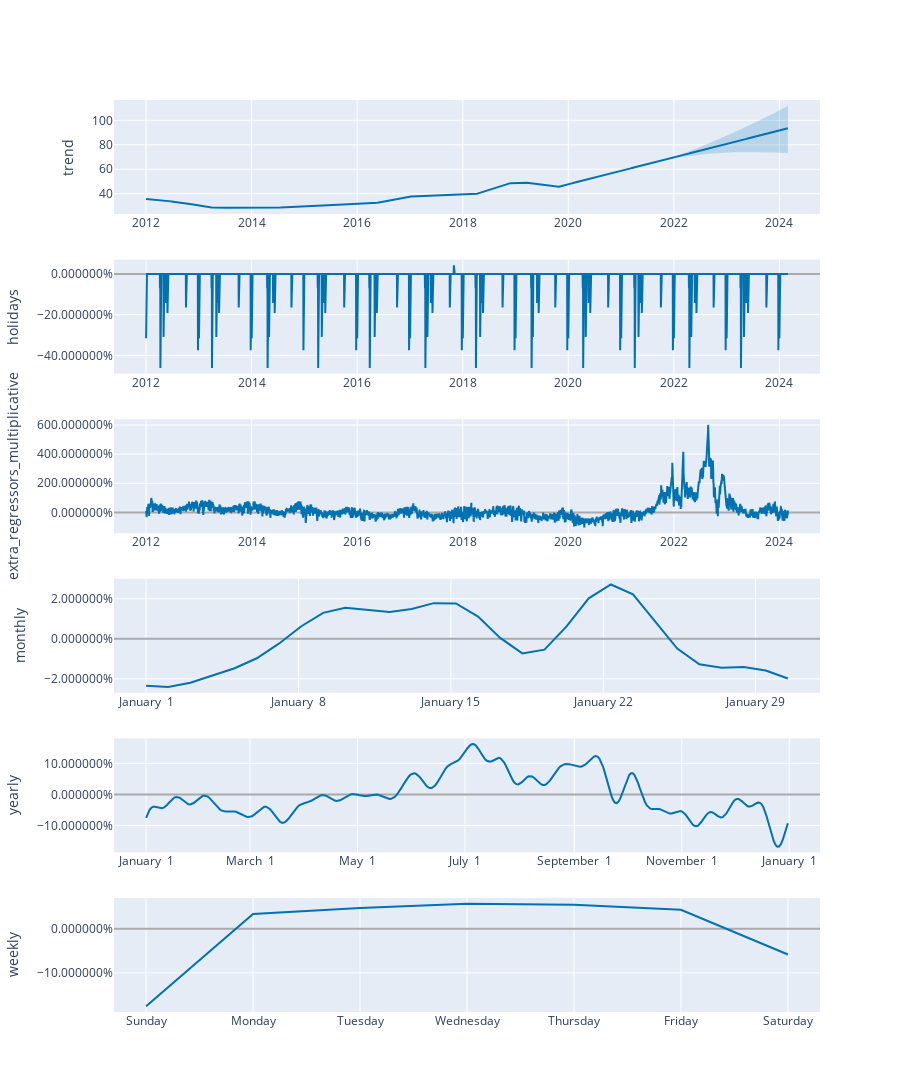

This figure's notebook cell:
### Code cell
# Python
plot_components_plotly(m, forecast)

### Figure 1 — Plotly figure (JSON) as saved in the notebook; plotly's stock layout.template omitted (floating-point values rounded to 4 significant figures; data arrays with more than 128 entries replaced by an {"elided": "..."} marker saying what was removed)
{"data": [{"line": {"color": "#0072B2", "width": 2}, "mode": "lines", "name": "trend", "type": "scatter", "x": {"elided": "4439 str values"}, "xaxis": "x", "y": {"elided": "4439 float values"}, "yaxis": "y"}, {"line": {"color": "rgba(0, 114, 178, 0.2)", "width": 0}, "mode": "lines", "name": "trend_upper", "type": "scatter", "x": {"elided": "4439 str values"}, "xaxis": "x", "y": {"elided": "4439 float values"}, "yaxis": "y"}, {"fill": "tonexty", "fillcolor": "rgba(0, 114, 178, 0.2)", "line": {"color": "rgba(0, 114, 178, 0.2)", "width": 0}, "mode": "lines", "name": "trend_lower", "type": "scatter", "x": {"elided": "4439 str values"}, "xaxis": "x", "y": {"elided": "4439 float values"}, "yaxis": "y"}, {"line": {"color": "#0072B2", "width": 2}, "mode": "lines", "name": "holidays", "text": {"elided": "4439 str values"}, "type": "scatter", "x": {"elided": "4439 str values"}, "xaxis": "x2", "y": {"elided": "4439 float values"}, "yaxis": "y2"}, {"line": {"color": "#0072B2", "width": 2}, "mode": "lines", "name": "extra_regressors_multiplicative", "type": "scatter", "x": {"elided": "4439 str values"}, "xaxis": "x3", "y": {"elided": "4439 float values"}, "yaxis": "y3"}, {"line": {"color": "#0072B2", "width": 2}, "mode": "lines", "name": "monthly", "type": "scatter", "x": ["2017-01-01T00:00:00", "2017-01-02T00:24:00", "2017-01-03T00:48:00", "2017-01-04T01:12:00", "2017-01-05T01:36:00", "2017-01-06T02:00:00", "2017-01-07T02:24:00", "2017-01-08T02:48:00", "2017-01-09T03:12:00", "2017-01-10T03:36:00", "2017-01-11T04:00:00", "2017-01-12T04:24:00", "2017-01-13T04:48:00", "2017-01-14T05:12:00", "2017-01-15T05:36:00", "2017-01-16T06:00:00", "2017-01-17T06:24:00", "2017-01-18T06:48:00", "2017-01-19T07:12:00", "2017-01-20T07:36:00", "2017-01-21T08:00:00", "2017-01-22T08:24:00", "2017-01-23T08:48:00", "2017-01-24T09:12:00", "2017-01-25T09:36:00", "2017-01-26T10:00:00", "2017-01-27T10:24:00", "2017-01-28T10:48:00", "2017-01-29T11:12:00", "2017-01-30T11:36:00"], "xaxis": "x4", "y": [-0.02342, -0.02411, -0.02191, -0.01848, -0.01471, -0.009711, -0.002422, 0.006167, 0.01299, 0.01553, 0.01449, 0.01337, 0.01488, 0.01781, 0.01765, 0.01114, 0.0004502, -0.007269, -0.005408, 0.006189, 0.02022, 0.02713, 0.02224, 0.008901, -0.004836, -0.01272, -0.01441, -0.01412, -0.01581, -0.01983], "yaxis": "y4"}, {"line": {"color": "#0072B2", "width": 2}, "mode": "lines", "name": "yearly", "type": "scatter", "x": {"elided": "365 str values"}, "xaxis": "x5", "y": {"elided": "365 float values"}, "yaxis": "y5"}, {"line": {"color": "#0072B2", "width": 2}, "mode": "lines", "name": "weekly", "type": "scatter", "x": ["2017-01-01T00:00:00", "2017-01-02T00:00:00", "2017-01-03T00:00:00", "2017-01-04T00:00:00", "2017-01-05T00:00:00", "2017-01-06T00:00:00", "2017-01-07T00:00:00"], "xaxis": "x6", "y": [-0.1757, 0.03336, 0.04681, 0.05661, 0.0544, 0.04297, -0.05843], "yaxis": "y6"}], "layout": {"height": 1200, "showlegend": false, "width": 900, "xaxis": {"anchor": "y", "domain": [0, 1], "range": ["2011-05-23T21:36:00", "2024-10-08T02:24:00"], "type": "date"}, "xaxis2": {"anchor": "y2", "domain": [0, 1], "range": ["2011-05-23T21:36:00", "2024-10-08T02:24:00"], "type": "date"}, "xaxis3": {"anchor": "y3", "domain": [0, 1], "range": ["2011-05-23T21:36:00", "2024-10-08T02:24:00"], "type": "date"}, "xaxis4": {"anchor": "y4", "domain": [0, 1], "range": ["2016-12-30T12:37:12", "2017-01-31T22:58:48"], "tickformat": "%B %e", "type": "date"}, "xaxis5": {"anchor": "y5", "domain": [0, 1], "range": ["2016-12-13T18:54:02.958904115", "2018-01-18T11:04:57.863013581"], "tickformat": "%B %e", "type": "date"}, "xaxis6": {"anchor": "y6", "domain": [0, 1], "range": ["2016-12-31T16:48:00", "2017-01-07T07:12:00"], "tickformat": "%A", "type": "date"}, "yaxis": {"anchor": "x", "domain": [0.875, 1], "rangemode": "normal", "title": {"text": "trend"}, "zerolinecolor": "#AAA"}, "yaxis2": {"anchor": "x2", "domain": [0.7, 0.825], "hoverformat": ".2%", "rangemode": "tozero", "tickformat": "%", "title": {"text": "holidays"}, "zerolinecolor": "#AAA"}, "yaxis3": {"anchor": "x3", "domain": [0.525, 0.65], "hoverformat": ".2%", "rangemode": "tozero", "tickformat": "%", "title": {"text": "extra_regressors_multiplicative"}, "zerolinecolor": "#AAA"}, "yaxis4": {"anchor": "x4", "domain": [0.35, 0.475], "hoverformat": ".2%", "tickformat": "%", "title": {"text": "monthly"}, "zerolinecolor": "#AAA"}, "yaxis5": {"anchor": "x5", "domain": [0.175, 0.3], "hoverformat": ".2%", "tickformat": "%", "title": {"text": "yearly"}, "zerolinecolor": "#AAA"}, "yaxis6": {"anchor": "x6", "domain": [0, 0.125], "hoverformat": ".2%", "tickformat": "%", "title": {"text": "weekly"}, "zerolinecolor": "#AAA"}}}
